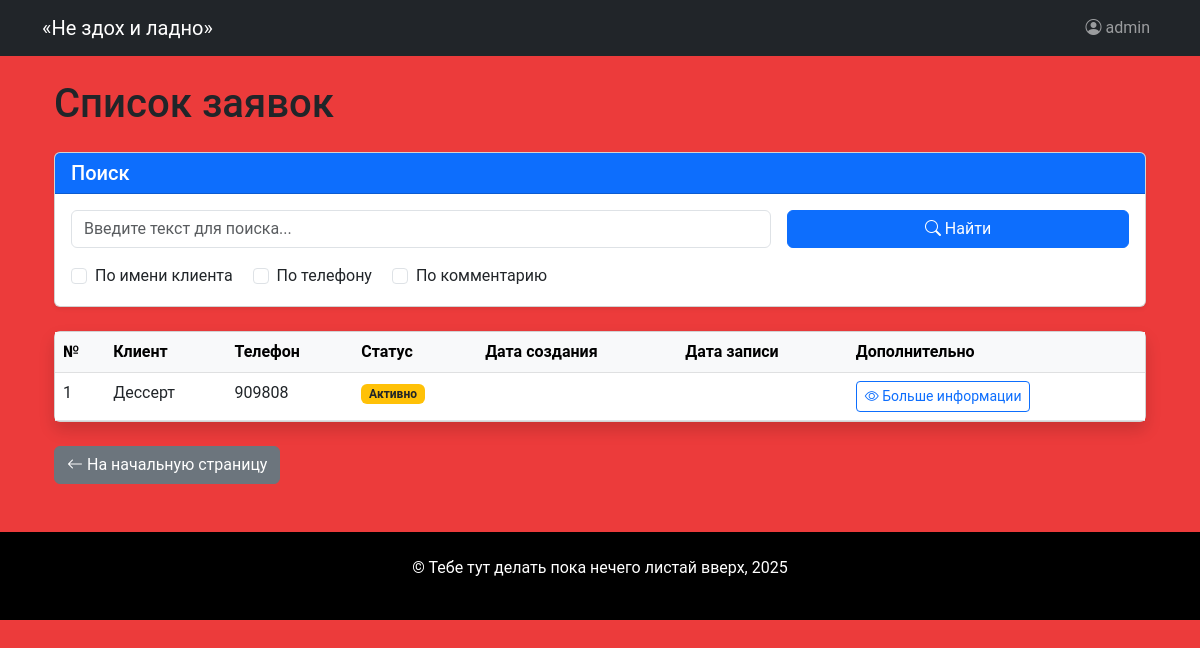
The page /orders/ (signed in) on the database as committed earlier.
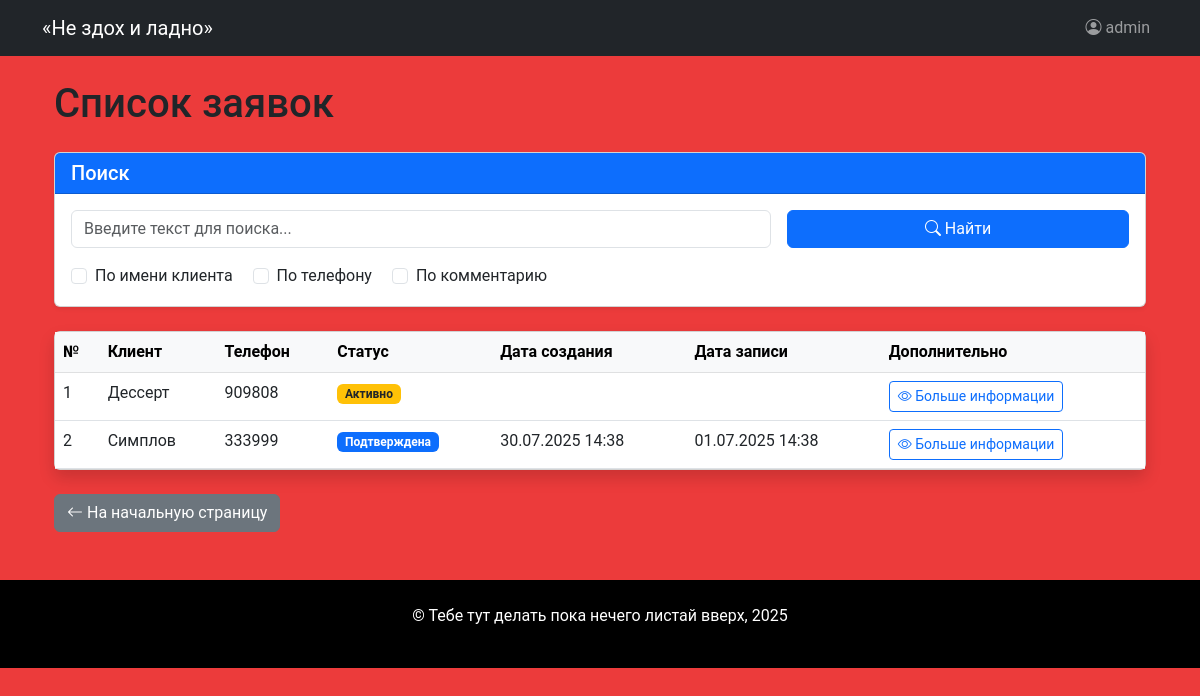
The same page on the database as committed later.
### core/models.py (models this page shows, shortened)
class Order(models.Model):
    STATUS_CHOICES = [
        ('not_approved', 'Не подтверждена'),
        ('new', 'Новая'),
        ('confirmed', 'Подтверждена'),
        ('cancelled', 'Отменена'),
        ('completed', 'Выполнена')
    ]
    client_name = models.CharField(max_length=100, verbose_name="Имя клиента")
    phone = models.CharField(max_length=20, verbose_name="Телефон")
    comment = models.TextField(blank=True, verbose_name="Комментарий")
    status = models.CharField (
        max_length=50,
        choices=STATUS_CHOICES,
        default="not_approved",
        verbose_name="Статус")
    date_created = models.DateTimeField(auto_now_add=True, verbose_name="Дата создания")
    date_updated = models.DateTimeField(null=True, auto_now=True, verbose_name="Дата обновления")
    master = models.ForeignKey(
        "Master",
        on_delete=models.SET_NULL,
        null=True,
        blank=True,
        verbose_name="Мастер")
    services = models.ManyToManyField(
        "Service",
        related_name="orders",
        verbose_name="Услуги"
    )
    appointment_date = models.DateTimeField(verbose_name="Дата и время записи")

### core/views.py (the view, shortened to what this page needs)
# urls.py: path('orders/', orders_list, name='orders_list'),
@login_required
def orders_list(request):
    orders = Order.objects.all().order_by('-date_created')
    query = request.GET.get('query', '')
    search_client_name = 'search_client_name' in request.GET
    search_phone = 'search_phone' in request.GET
    search_comment = 'search_comment' in request.GET
    return render(request, 'orders_list.html', {
        'orders': orders,
        'query': query,
        'search_client_name': search_client_name,
        'search_phone': search_phone,
        'search_comment': search_comment
    })

### core/context_processors.py (called while the page is built)
def menu_barbershop(request):
    menu_context = [
        {"name": "Главная", "url": reverse("landing")},
        {"name": "О нас", "url": reverse("landing") + "#about"},
        {"name": "Преимущества", "url": reverse("landing") + "#benefits"},
        {"name": "Мастера", "url": reverse("landing") + "#masters"},
        {"name": "Услуги", "url": reverse("landing") + "#services"},
        {"name": "Запись", "url": reverse("landing") + "#booking"},
    ]
    return menu_context

### templates/orders_list.html (shortened to what the changed rows need)
{% extends 'base.html' %}
{% block content %}
<div class="container">
    <h1 class="mb-4">Список заявок</h1>
    <div class="card shadow">
        <div class="card-body p-0">
            <div class="table-responsive">
                <table class="table table-hover mb-0">
                    <thead class="table-light">
                        <tr>
                            <th>№</th>
                            <th>Клиент</th>
                            <th>Телефон</th>
                            <th>Статус</th>
                            <th>Дата создания</th>
                            <th>Дата записи</th>
                            <th>Дополнительно</th>
                        </tr>
                    </thead>
                    <tbody>
                        {% for order in orders %}
                        <tr>
                            <td>{{ order.id }}</td>
                            <td>{{ order.client_name }}</td>
                            <td>{{ order.phone }}</td>
                            <td>
                                <span class="badge
                                    {% if order.status == 'completed' %}bg-success
                                    {% elif order.status == 'cancelled' %}bg-danger
                                    {% elif order.status == 'confirmed' %}bg-primary
                                    {% else %}bg-warning text-dark{% endif %}">
                                    {{ order.get_status_display }}
                                </span>
                            </td>
                            <td>{{ order.date_created|date:"d.m.Y H:i" }}</td>
                            <td>{{ order.appointment_date|date:"d.m.Y H:i" }}</td>
                            <td>
                                <a href="{% url 'order_detail' pk=order.id %}"
                                    class="btn btn-sm btn-outline-primary">
                                        <i class="bi bi-eye"></i> Больше информации
                                </a>
                            </td>
                        </tr>
                        {% endfor %}
                    </tbody>
                </table>
            </div>
        </div>
    </div>
</div>
{% endblock %}

Rows that differ between the two databases and show on the page:
added Order: id "2", client_name "Симплов", phone "333999", status "Подтверждена", date_created "30.07.2025 14:38", appointment_date "01.07.2025 14:38"
